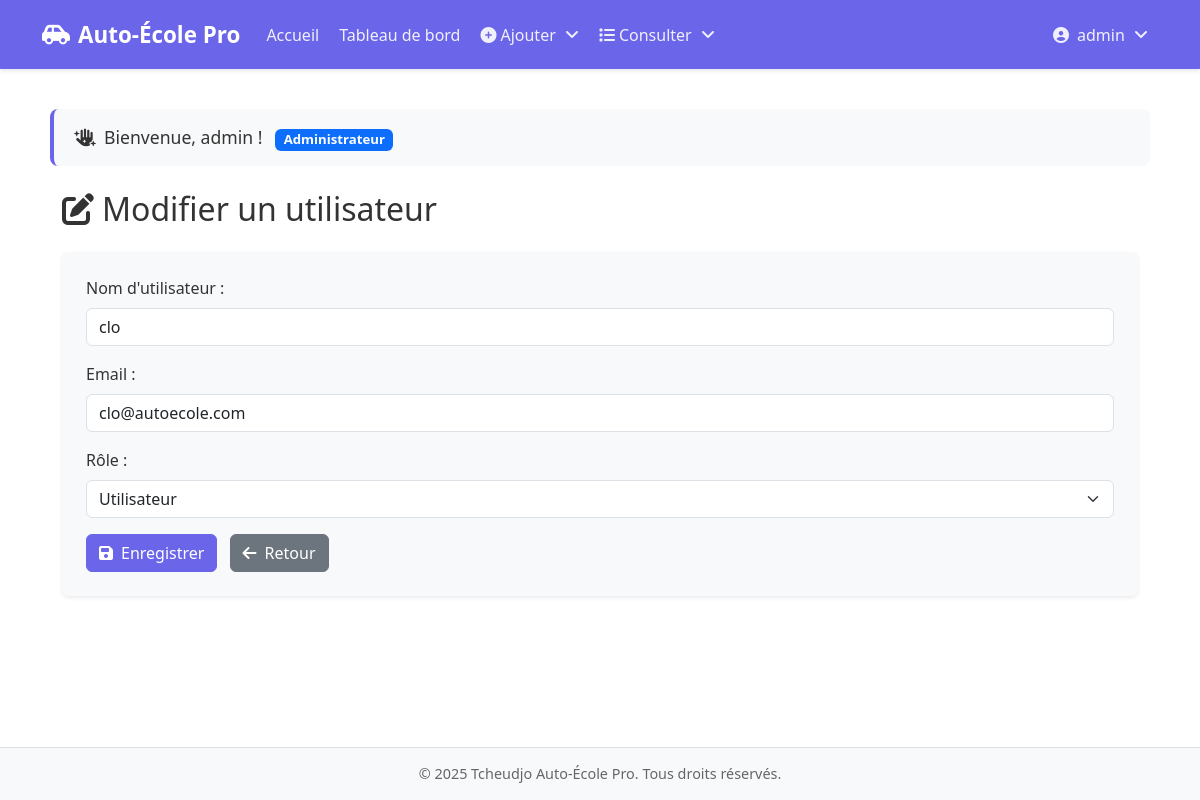
The app's page /Vue/modifierUtilisateur.php?id=2 (signed in) with its own data.
### tables this page shows
CREATE TABLE apprenants (
                            id INT AUTO_INCREMENT PRIMARY KEY,
                            nom VARCHAR(100) NOT NULL,
                            prenom VARCHAR(100) NOT NULL,
                            email VARCHAR(191) NOT NULL UNIQUE, 
                            user_id INT NOT NULL,
                            FOREIGN KEY (user_id) REFERENCES users(id)
);

CREATE TABLE users (
                       id INT AUTO_INCREMENT PRIMARY KEY,
                       username VARCHAR(50) UNIQUE NOT NULL,
                       password VARCHAR(255) NOT NULL, 
                       email VARCHAR(191) UNIQUE NOT NULL, 
                       role VARCHAR(50) NOT NULL,
                       created_at TIMESTAMP DEFAULT CURRENT_TIMESTAMP
);

### Controller/UserController.php (called while the page is built, shortened)
<?php
class UserController {
    private $pdo;
    public function __construct() {
        try {
            $this->pdo = new PDO(DNS, USER, PASSWORD);
            $this->pdo->setAttribute(PDO::ATTR_ERRMODE, PDO::ERRMODE_EXCEPTION);
        } catch (PDOException $e) {
            die("Erreur de connexion : " . $e->getMessage());
        }
    }
    public function getUserById($id) {
        $stmt = $this->pdo->prepare("SELECT u.*, a.nom AS apprenant_nom, a.prenom AS apprenant_prenom
                                     FROM users u
                                     LEFT JOIN apprenants a ON u.id = a.user_id
                                     WHERE u.id = ?");
        $stmt->execute([$id]);
        return $stmt->fetch(PDO::FETCH_ASSOC);
    }
}
?>

### Vue/modifierUtilisateur.php (the view, shortened to what this page needs)
<?php
require_once '../Controller/UserController.php';
$controller = new UserController();
$id = isset($_GET['id']) ? $_GET['id'] : null;
$user = $id ? $controller->getUserById($id) : null;
?>
<div class="container mt-4">
    <h2 class="mb-4">
        <i class="fas fa-edit me-2"></i>Modifier un utilisateur
    </h2>
    <?php if (!$user): ?>
        <div class="alert alert-danger">Utilisateur non trouvé.</div>
    <?php else: ?>
        <form method="POST" class="bg-light p-4 rounded shadow-sm">
            <div class="mb-3">
                <label for="username" class="form-label">Nom d'utilisateur :</label>
                <input type="text" class="form-control" id="username" name="username" value="<?php echo htmlspecialchars($user['username']); ?>" required>
            </div>
            <div class="mb-3">
                <label for="email" class="form-label">Email :</label>
                <input type="email" class="form-control" id="email" name="email" value="<?php echo htmlspecialchars($user['email']); ?>" required>
            </div>
            <div class="mb-3">
                <label for="role" class="form-label">Rôle :</label>
                <select class="form-select" id="role" name="role" required>
                    <option value="user" <?php echo $user['role'] === 'user' ? 'selected' : ''; ?>>Utilisateur</option>
                </select>
            </div>
            <button type="submit" class="btn btn-primary">
                <i class="fas fa-save me-2"></i>Enregistrer
            </button>
            <a href="listeUtilisateur.php" class="btn btn-secondary ms-2">
                <i class="fas fa-arrow-left me-2"></i>Retour
            </a>
        </form>
    <?php endif; ?>
</div>
<?php
require 'template.php';
?>

### Vue/template.php (style rules this page uses)
:root { --primary-color: #6b65ea; --secondary-color: #5550c7; --light-bg: #FFFFFF; --light-text: #333333; }
body { font-family: 'Segoe UI', Tahoma, Geneva, Verdana, sans-serif; background-color: var(--light-bg); color: var(--light-text); min-height: 100vh; display: flex; flex-direction: column; }
.btn-primary { background-color: var(--primary-color); border-color: var(--primary-color); }

### records on screen
apprenants: username "clo", email "clo@autoecole.com"
users: role "Utilisateur"

### other values on screen
$_SESSION['username'] "admin"
